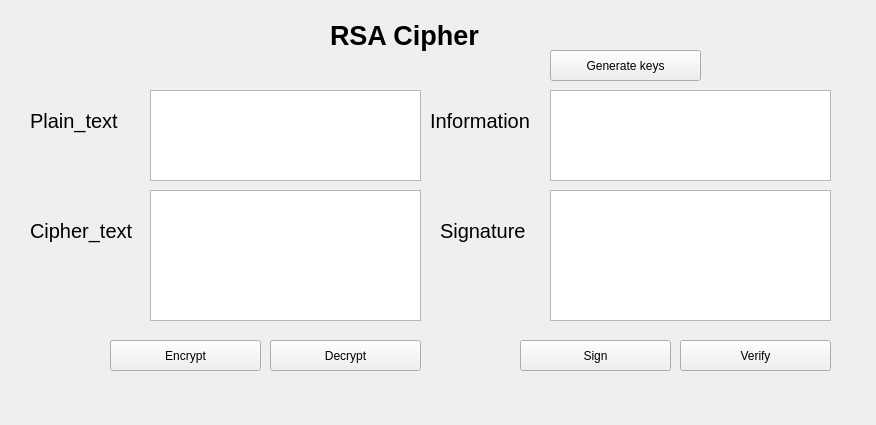
<?xml version="1.0" encoding="UTF-8"?>
<ui version="4.0">
 <class>Dialog</class>
 <widget class="QDialog" name="Dialog">
  <property name="geometry">
   <rect>
    <x>0</x>
    <y>0</y>
    <width>876</width>
    <height>425</height>
   </rect>
  </property>
  <property name="windowTitle">
   <string>Dialog</string>
  </property>
  <widget class="QTextEdit" name="plain_text">
   <property name="geometry">
    <rect>
     <x>150</x>
     <y>90</y>
     <width>271</width>
     <height>91</height>
    </rect>
   </property>
  </widget>
  <widget class="QTextEdit" name="cipher_text">
   <property name="geometry">
    <rect>
     <x>150</x>
     <y>190</y>
     <width>271</width>
     <height>131</height>
    </rect>
   </property>
  </widget>
  <widget class="QTextEdit" name="sign">
   <property name="geometry">
    <rect>
     <x>550</x>
     <y>90</y>
     <width>281</width>
     <height>91</height>
    </rect>
   </property>
  </widget>
  <widget class="QTextEdit" name="verify_text">
   <property name="geometry">
    <rect>
     <x>550</x>
     <y>190</y>
     <width>281</width>
     <height>131</height>
    </rect>
   </property>
  </widget>
  <widget class="QLabel" name="label">
   <property name="geometry">
    <rect>
     <x>30</x>
     <y>100</y>
     <width>111</width>
     <height>41</height>
    </rect>
   </property>
   <property name="font">
    <font>
     <pointsize>15</pointsize>
    </font>
   </property>
   <property name="text">
    <string>Plain_text</string>
   </property>
  </widget>
  <widget class="QLabel" name="label_2">
   <property name="geometry">
    <rect>
     <x>30</x>
     <y>210</y>
     <width>111</width>
     <height>41</height>
    </rect>
   </property>
   <property name="font">
    <font>
     <pointsize>15</pointsize>
    </font>
   </property>
   <property name="text">
    <string>Cipher_text</string>
   </property>
  </widget>
  <widget class="QLabel" name="label_3">
   <property name="geometry">
    <rect>
     <x>430</x>
     <y>100</y>
     <width>111</width>
     <height>41</height>
    </rect>
   </property>
   <property name="font">
    <font>
     <pointsize>15</pointsize>
    </font>
   </property>
   <property name="text">
    <string>Information</string>
   </property>
  </widget>
  <widget class="QLabel" name="label_4">
   <property name="geometry">
    <rect>
     <x>440</x>
     <y>210</y>
     <width>111</width>
     <height>41</height>
    </rect>
   </property>
   <property name="font">
    <font>
     <pointsize>15</pointsize>
    </font>
   </property>
   <property name="text">
    <string>Signature</string>
   </property>
  </widget>
  <widget class="QToolButton" name="btn_gen_keys">
   <property name="geometry">
    <rect>
     <x>550</x>
     <y>50</y>
     <width>151</width>
     <height>31</height>
    </rect>
   </property>
   <property name="text">
    <string>Generate keys</string>
   </property>
  </widget>
  <widget class="QLabel" name="label_5">
   <property name="geometry">
    <rect>
     <x>330</x>
     <y>10</y>
     <width>161</width>
     <height>51</height>
    </rect>
   </property>
   <property name="font">
    <font>
     <pointsize>20</pointsize>
     <weight>75</weight>
     <bold>true</bold>
    </font>
   </property>
   <property name="text">
    <string>RSA Cipher</string>
   </property>
  </widget>
  <widget class="QToolButton" name="btn_encrypt">
   <property name="geometry">
    <rect>
     <x>110</x>
     <y>340</y>
     <width>151</width>
     <height>31</height>
    </rect>
   </property>
   <property name="text">
    <string>Encrypt</string>
   </property>
  </widget>
  <widget class="QToolButton" name="btn_decrypt">
   <property name="geometry">
    <rect>
     <x>270</x>
     <y>340</y>
     <width>151</width>
     <height>31</height>
    </rect>
   </property>
   <property name="text">
    <string>Decrypt</string>
   </property>
  </widget>
  <widget class="QToolButton" name="btn_sign">
   <property name="geometry">
    <rect>
     <x>520</x>
     <y>340</y>
     <width>151</width>
     <height>31</height>
    </rect>
   </property>
   <property name="text">
    <string>Sign</string>
   </property>
  </widget>
  <widget class="QToolButton" name="btn_verify">
   <property name="geometry">
    <rect>
     <x>680</x>
     <y>340</y>
     <width>151</width>
     <height>31</height>
    </rect>
   </property>
   <property name="text">
    <string>Verify</string>
   </property>
  </widget>
 </widget>
 <resources/>
 <connections/>
</ui>
